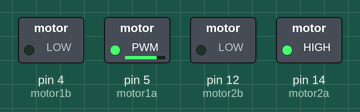
A sketch run on a simulated Arduino Uno, built with avr-gcc and run on an emulated ATmega328P. Parts: switched loads named in the sketch (green lamp = pin HIGH).

Above: at 0.05 s.
At 3.95 s:
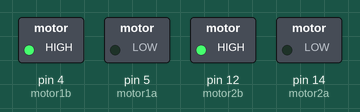
At 5.95 s:
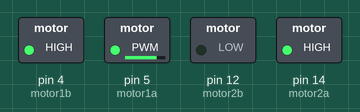
At 7.95 s:
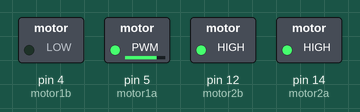
Timing chart, 0 to 10.4 s (numbered marks = the images above):
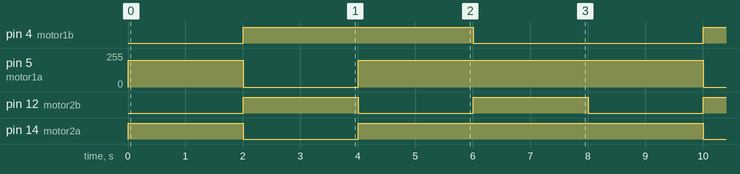

The sketch:

Estudo_defuncionamento_da_PonteH.ino
```cpp
int motor1a = 5;//portasGpio //A_1A
int motor1b = 4;//portasGpio // A_1B
int motor2a = 14; //portasGpio// B_1A
int motor2b = 12; //portasGpio// B_1B

int velocidade = 200; // velocidade inicial dos motores

void setup() {

  pinMode(motor1a, OUTPUT);
  pinMode(motor1b, OUTPUT);
  pinMode(motor2a, OUTPUT);
  pinMode(motor2b, OUTPUT);
}

void loop() {

  // Movimento para frente
  analogWrite(motor1a, velocidade);
  digitalWrite(motor1b, LOW);
  analogWrite(motor2a, velocidade);
  digitalWrite(motor2b, LOW);
  delay(2000);

  // Movimento para trás
  digitalWrite(motor1a, LOW);
  analogWrite(motor1b, velocidade);
  digitalWrite(motor2a, LOW);
  analogWrite(motor2b, velocidade);
  delay(2000);

  // Movimento para esquerda
  analogWrite(motor1a, velocidade);
  digitalWrite(motor1b, HIGH);
  analogWrite(motor2a, velocidade);
  digitalWrite(motor2b, LOW);
  delay(2000);

  // Movimento para direita
  analogWrite(motor1a, velocidade);
  digitalWrite(motor1b, LOW);
  analogWrite(motor2a, velocidade);
  digitalWrite(motor2b, HIGH);
  delay(2000);

  // Teste decremento velocidade
  //if (velocidade > 0) {
  //  velocidade--;
  //}
}
```

Measured:
- by itself, pin 4 (motor1b): alternates HIGH for 4.0 s and LOW for 4.0 s
- by itself, pin 5 (motor1a): repeats every 8.0 s: 0/255 2.0 s, 200/255 6.0 s
- by itself, pin 12 (motor2b): alternates HIGH for 2.0 s and LOW for 2.0 s
- by itself, pin 14 (motor2a): repeats every 8.0 s: LOW 2.0 s, HIGH 6.0 s
